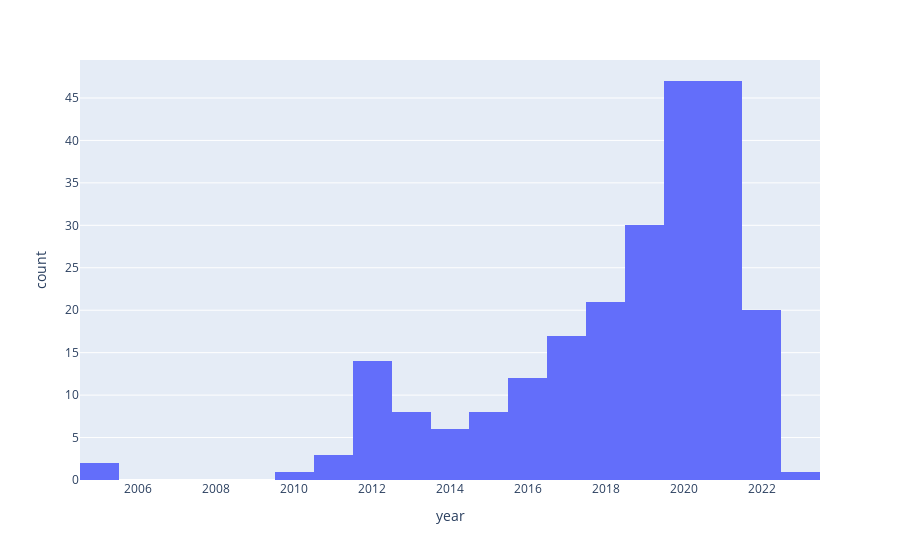

Write notebook code for a chart like this one.
### Markdown cell above
## Migrations Analysis  <a id='analysis'></a>

Now we will use the features of plotly express to perform a visually-assisted analysis.

### Code cell
# plot the distribution of migrations by-year
plt = px.histogram(migrations, x='year', y='year', histfunc='count')
plt.show()

### Figure 1 — Plotly figure (JSON) as saved in the notebook; plotly's stock layout.template omitted (floating-point values rounded to 4 significant figures; data arrays with more than 128 entries replaced by an {"elided": "..."} marker saying what was removed)
{"data": [{"alignmentgroup": "True", "bingroup": "x", "histfunc": "count", "hovertemplate": "year=%{x}<br>count=%{y}<extra></extra>", "legendgroup": "", "marker": {"color": "#636efa", "pattern": {"shape": ""}}, "name": "", "offsetgroup": "", "orientation": "v", "showlegend": false, "type": "histogram", "x": {"elided": "237 int values"}, "xaxis": "x", "y": {"elided": "237 int values"}, "yaxis": "y"}], "layout": {"barmode": "relative", "legend": {"tracegroupgap": 0}, "margin": {"t": 60}, "xaxis": {"anchor": "y", "domain": [0, 1], "title": {"text": "year"}}, "yaxis": {"anchor": "x", "domain": [0, 1], "title": {"text": "count"}}}}
